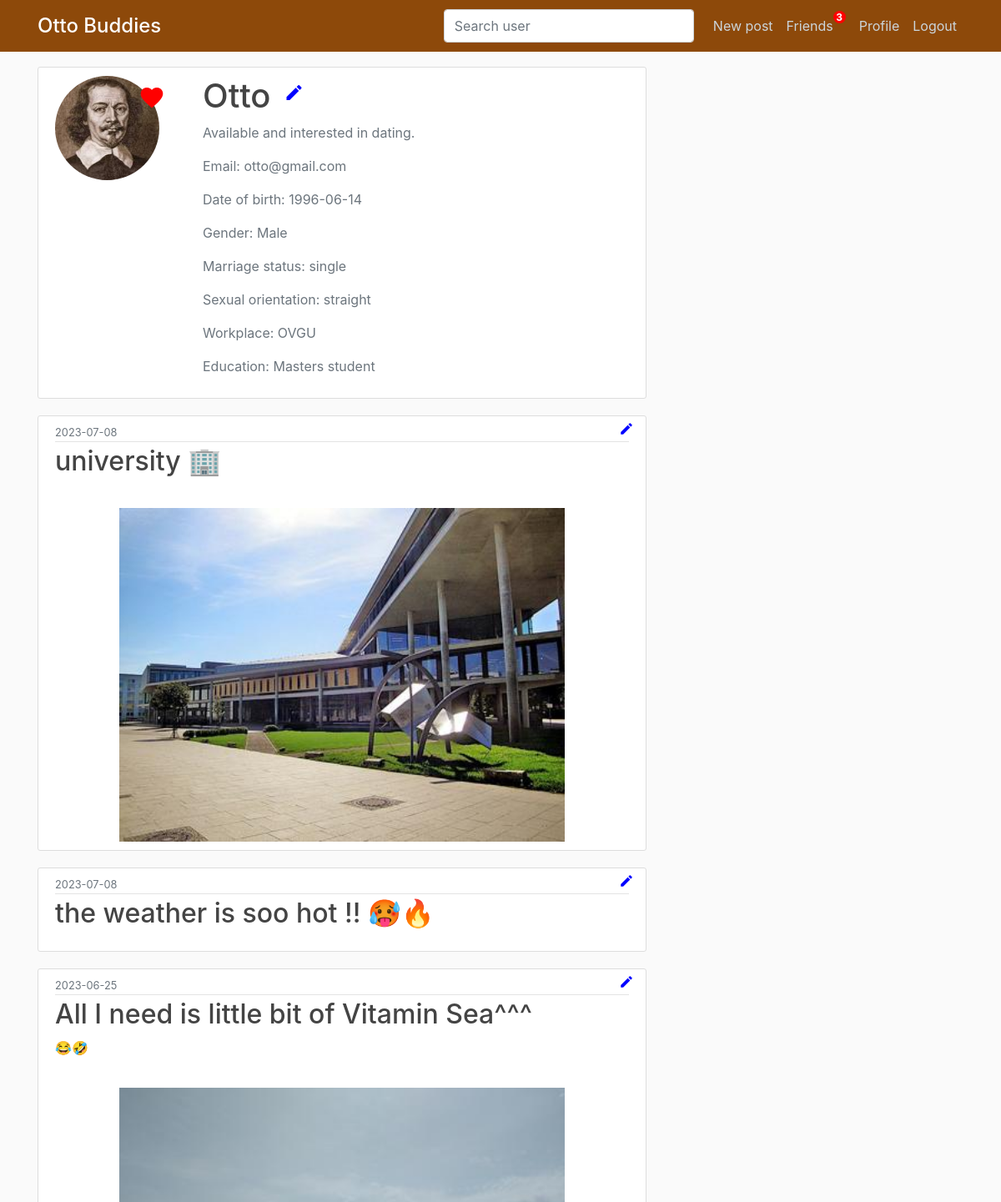
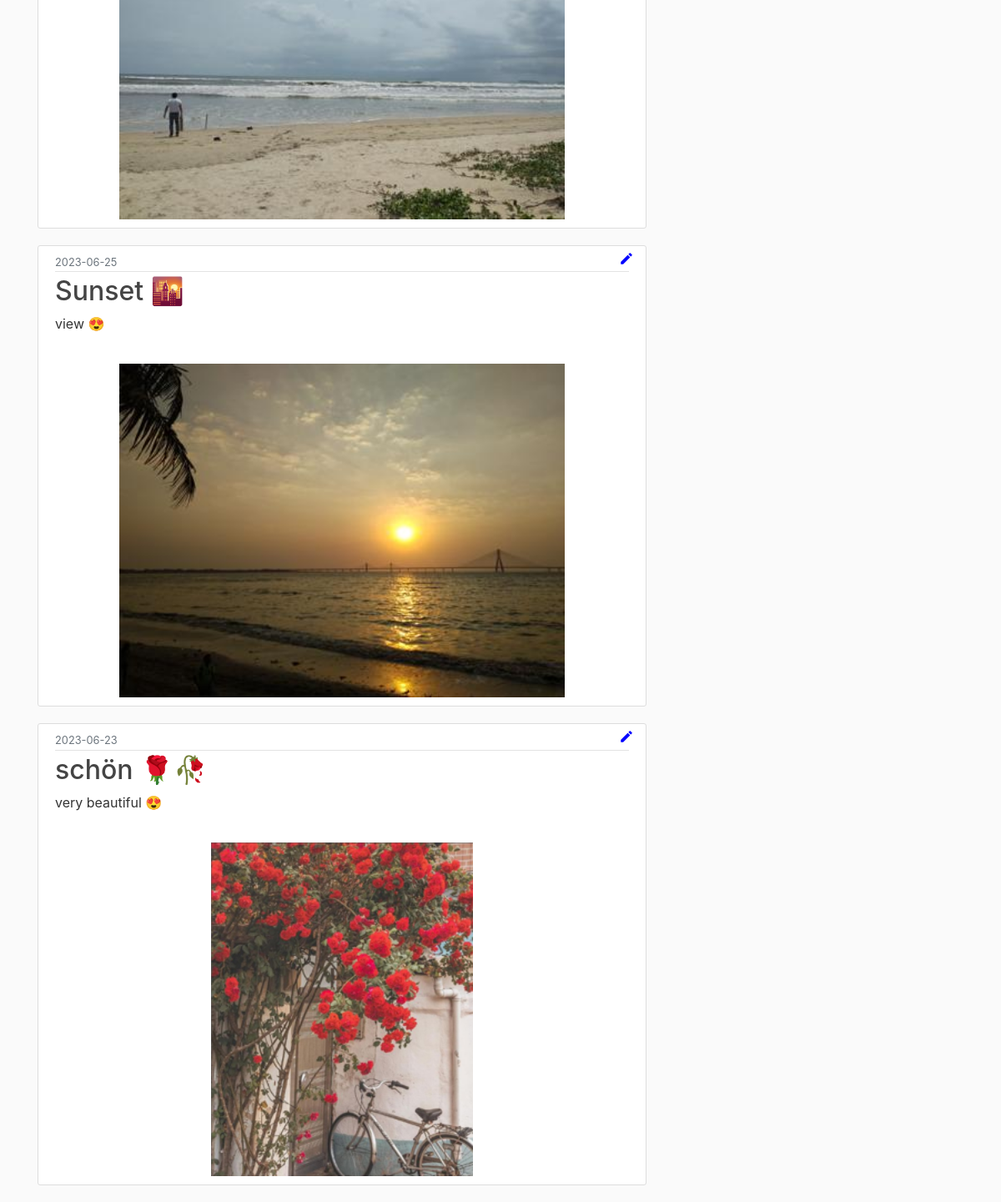
The page /profile (signed in) on the database its author committed (2 pictures, top to bottom).
### app.py (models this page shows, shortened)
class User(db.Model, UserMixin):
    id = db.Column(db.Integer, primary_key=True)
    username = db.Column(db.String(20), unique=True, nullable=False)
    email = db.Column(db.String(120), unique=True, nullable=False)
    birthday = db.Column(db.String(20), nullable=True)
    gender = db.Column(db.String(120), nullable=True)
    marriage_status = db.Column(db.String(120), nullable=True)
    sexual_orientation = db.Column(db.String(120), nullable=True)
    workplace = db.Column(db.String(120), nullable=True)
    education = db.Column(db.String(120), nullable=True)
    image_file = db.Column(db.String(20), nullable=False, default='default.jpg')
    password = db.Column(db.String(60), nullable=False)
    is_admin = db.Column(db.Boolean, default=False)
    blocked = db.Column(db.Boolean, default=False)
    dating = db.Column(db.Boolean, default=False)
    posts = db.relationship('Post', backref='author', lazy=True)

class Post(db.Model):
    id = db.Column(db.Integer, primary_key=True)
    title = db.Column(db.String(100), nullable=True)
    date_posted = db.Column(db.DateTime, nullable=False, default=datetime.utcnow)
    content = db.Column(db.Text, nullable=True)
    post_image = db.Column(db.String(20), nullable=True)
    user_id = db.Column(db.Integer, db.ForeignKey('user.id'), nullable=False)

### app.py (the view)
@app.route("/profile")
@login_required
def profile():
    image_file = url_for('static', filename='pics/profile_pics/' + current_user.image_file)
    page = request.args.get('page', 1, type=int)
    posts = Post.query.filter(Post.user_id == current_user.id).order_by(Post.date_posted.desc()).paginate(page=page, per_page=5)
    return render_template('profile.html', title='Profile', image_file=image_file, posts=posts)

### app.py
class SearchFriendForm(FlaskForm):
    searched = StringField("Username", validators=[DataRequired()])
    submit = SubmitField("Submit")

### app.py (called while the page is built)
@login_manager.user_loader
def load_user(user_id):
    return User.query.get(int(user_id))

@app.context_processor
def inject_friend_request_count():
    if current_user.is_authenticated:
        received_friend_requests, sent_friend_requests = get_friend_requests(current_user.id)
        num_total_requests = len(received_friend_requests)
        return dict(num_total_requests=num_total_requests, received_friend_requests=received_friend_requests)
    return dict()

@app.context_processor
def layout():
    form = SearchFriendForm()
    return dict(form=form)

def get_friend_requests(user_id):
    received_friend_requests = db.session.query(User).filter(Connection.followed_id == user_id,
                                                             Connection.status == "Requested").join(Connection,
                                                                                                    Connection.follower_id == User.id).all()
    sent_friend_requests = db.session.query(User).filter(Connection.follower_id == user_id,
                                                         Connection.status == "Requested").join(Connection,
                                                                                                Connection.followed_id == User.id).all()
    return received_friend_requests, sent_friend_requests

### templates/profile.html (shortened to what this page needs)
{% extends 'layout.html' %}  {% block body %}
<div class="content-section">
  <div class="media">
    <img class="rounded-circle account-img" src="{{ image_file }}" />
    {% if current_user.dating %}
    <i
      class="material-icons"
      style="
        color: red;
        position: relative;
        right: 45px;
        top: 10px;
        font-size: 32px;
      "
      >favorite</i
    >
    {% endif %}
    <div class="media-body">
      <div
        class="block"
        style="display: flex; flex-direction: row; width: 250px"
      >
        <h2 class="account-heading">{{ current_user.username }}</h2>
        <a class="nav-item nav-link" href="{{ url_for('setting') }}"
          ><i class="material-icons" style="color: blue">edit</i></a
        >
      </div>
      {% if current_user.is_authenticated %}
      {% if current_user.dating %}
      <p class="text-secondary">Available and interested in dating.</p>
      {% endif %}
      <p class="text-secondary">Email: {{ current_user.email }}</p>
      <p class="text-secondary">Date of birth: {{ current_user.birthday }}</p>
      <p class="text-secondary">Gender: {{ current_user.gender }}</p>
      <p class="text-secondary">
        Marriage status: {{ current_user.marriage_status }}
      </p>
      <p class="text-secondary">
        Sexual orientation: {{ current_user.sexual_orientation }}
      </p>
      <p class="text-secondary">Workplace: {{ current_user.workplace }}</p>
      <p class="text-secondary">Education: {{ current_user.education }}</p>
      {% endif %}
    </div>
  </div>
</div>
<div>
  {% for post in posts %}
  <article class="media content-section">
    <div class="media-body">
      <div class="article-metadata">
        <small class="text-muted" style="display: flex; flex-direction: row"
          ><a>{{ post.date_posted.strftime('%Y-%m-%d') }}</a>
          <a
            class="nav-item nav-link"
            href="{{ url_for('post', post_id=post.id) }}"
          >
            <i
              class="material-icons"
              style="
                color: blue;
                display: flex;
                font-size: 18px;
                position: absolute;
                right: 30px;
                margin-top: -12px;
              "
              >edit</i
            ></a
          >
        </small>
      </div>
      <h2>
        <a class="article-title" href="{{ url_for('post', post_id=post.id) }}"
          >{{ post.title }}</a
        >
      </h2>
      <p class="article-content">{{ post.content }}</p>
      {% if post.post_image %}
      <img
        class="post-img"
        src="{{ url_for('static', filename='pics/post_pics/' + post.post_image) }}"
        alt="Post Image"
      />
      {% endif %}
    </div>
  </article>
  {% endfor %}
</div>
{% endblock %}

### static/main.css (style rules this page uses)
body { background: #fafafa; color: #333333; margin-top: 5rem; }
h1, h2, h3, h4, h5, h6 { color: #444444; }
.content-section { background: #ffffff; padding: 10px 20px; border: 1px solid #dddddd; border-radius: 3px; margin-bottom: 20px; }
.article-title { color: #444444; }
.article-content { white-space: pre-line; }
.article-metadata { padding-bottom: 1px; margin-bottom: 4px; border-bottom: 1px solid #e3e3e3; }
.account-img { height: 125px; width: 125px; margin-right: 20px; margin-bottom: 16px; }
.account-heading { font-size: 2.5rem; }
.post-img { margin-top: 20px; width: 100%; max-height: 400px; object-fit: contain; margin-right: 16px; }

### rows shown on the page
User: username "Otto", email "otto@gmail.com", birthday "1996-06-14", gender "Male", marriage_status "single", sexual_orientation "straight", workplace "OVGU", education "Masters student"
Post: date_posted "2023-07-08", title "university 🏢", post_image (picture)
Post: date_posted "2023-07-08", title "the weather is soo hot !! 🥵🔥"
Post: date_posted "2023-06-25", title "All I need is little bit of Vitamin Sea^^^", content "😂🤣", post_image (picture)
Post: date_posted "2023-06-25", title "Sunset 🌇", content "view 😍", post_image (picture)
Post: date_posted "2023-06-23", title "schön 🌹🥀", content "very beautiful 😍", post_image (picture)

### other values the page prints
{{ num_total_requests }} "3"
